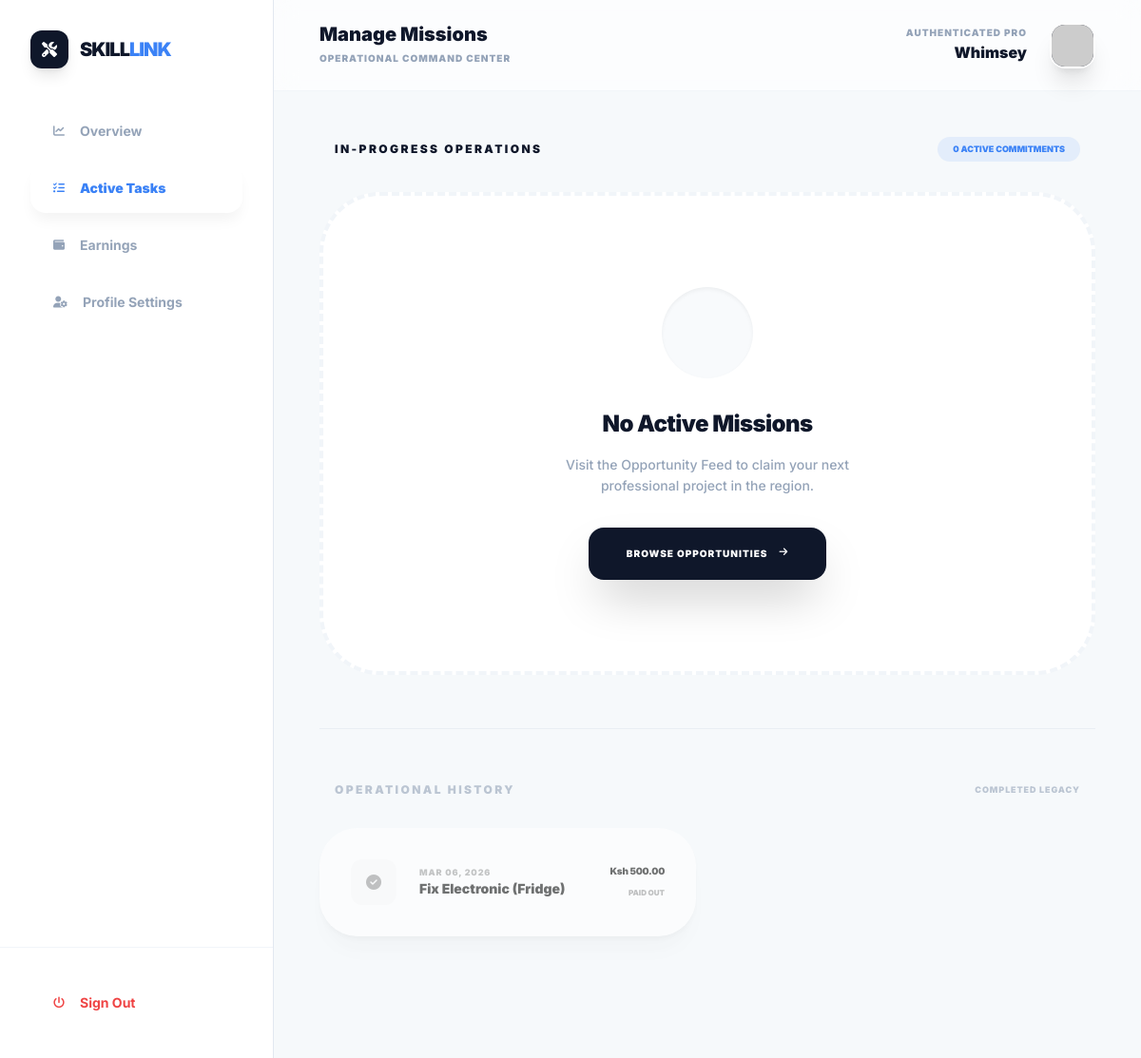
Page /worker/manage-tasks.php (signed in) on the committed database.
### tables this page shows
CREATE TABLE `tasks` (
  `id` int(11) NOT NULL,
  `client_id` int(11) NOT NULL,
  `category_id` int(11) NOT NULL,
  `worker_id` int(11) DEFAULT NULL,
  `title` varchar(255) NOT NULL,
  `description` text NOT NULL,
  `location_name` varchar(255) NOT NULL,
  `latitude` decimal(10,8) DEFAULT NULL,
  `longitude` decimal(11,8) DEFAULT NULL,
  `budget` decimal(10,2) DEFAULT 0.00,
  `budget_type` enum('fixed','negotiable') DEFAULT 'fixed',
  `status` enum('open','assigned','in_progress','completed','finalized','cancelled') NOT NULL DEFAULT 'open',
  `created_at` timestamp NOT NULL DEFAULT current_timestamp(),
  `updated_at` timestamp NOT NULL DEFAULT current_timestamp() ON UPDATE current_timestamp()
);

### worker/manage-tasks.php (the view, shortened to what this page needs)
<?php
$base_dir = dirname(__DIR__);
require_once $base_dir . '/includes/config.php';
$worker_id = $_SESSION['user_id'];
$user_name = $_SESSION['full_name'];
$active_tasks = $conn->query("SELECT t.*, u.full_name as client_name, c.cat_name
                              FROM tasks t
                              JOIN users u ON t.client_id = u.id
                              JOIN categories c ON t.category_id = c.id
                              WHERE t.worker_id = '$worker_id'
                              AND t.status IN ('assigned', 'in_progress')
                              ORDER BY t.updated_at DESC");
$history_tasks = $conn->query("SELECT t.*, u.full_name as client_name, c.cat_name
                               FROM tasks t
                               JOIN users u ON t.client_id = u.id
                               JOIN categories c ON t.category_id = c.id
                               WHERE t.worker_id = '$worker_id'
                               AND t.status = 'completed'
                               ORDER BY t.updated_at DESC LIMIT 10");
?>
<!DOCTYPE html>
<html lang="en">
<head>
    <script src="https://cdn.tailwindcss.com"></script>
    <link rel="stylesheet" href="https://cdnjs.cloudflare.com/ajax/libs/font-awesome/6.4.0/css/all.min.css">
</head>
<body class="bg-[#f8fafc] font-sans antialiased text-slate-900 overflow-hidden">
    <div class="flex h-screen overflow-hidden">
        <aside class="w-72 glass-sidebar border-r border-slate-200 flex flex-col z-50">
            <div class="p-8">
                <div class="flex items-center gap-3 mb-10">
                    <div class="w-10 h-10 bg-slate-900 text-white rounded-xl flex items-center justify-center shadow-lg">
                        <i class="fas fa-screwdriver-wrench"></i>
                    </div>
                    <span class="text-xl font-black tracking-tighter uppercase">Skill<span class="text-skill-blue">Link</span></span>
                </div>
                <nav class="space-y-2">
                    <a href="dashboard.php" class="flex items-center gap-4 px-6 py-4 text-slate-400 hover:text-skill-blue transition-all rounded-2xl font-bold text-sm">
                        <i class="fas fa-chart-line text-xs"></i> Overview
                    </a>
                    <a href="manage-tasks.php" class="active-nav flex items-center gap-4 px-6 py-4 rounded-2xl font-black text-sm transition-all text-skill-blue">
                        <i class="fas fa-list-check text-xs"></i> Active Tasks
                    </a>
                    <a href="earnings.php" class="flex items-center gap-4 px-6 py-4 text-slate-400 hover:text-skill-blue transition-all rounded-2xl font-bold text-sm">
                        <i class="fas fa-wallet text-xs"></i> Earnings
                    </a>
                    <a href="edit-profile.php" class="flex items-center gap-4 px-6 py-4 text-slate-400 hover:text-skill-blue transition-all rounded-2xl font-bold text-sm">
                        <i class="fas fa-user-gear text-xs"></i> Profile Settings
                    </a>
                </nav>
            </div>
            <div class="mt-auto p-8 border-t border-slate-100">
                <a href="../auth/logout.php" class="flex items-center gap-4 px-6 py-4 text-red-500 hover:bg-red-50 rounded-2xl font-bold text-sm transition-all">
                    <i class="fas fa-power-off text-xs"></i> Sign Out
                </a>
            </div>
        </aside>
        <main class="flex-1 flex flex-col overflow-hidden relative">
            <header class="h-24 flex items-center justify-between px-12 bg-white/50 backdrop-blur-md border-b border-slate-100 relative z-20">
                <div>
                    <h1 class="text-xl font-black text-slate-900 leading-none">Manage Missions</h1>
                    <p class="text-[10px] font-black text-slate-400 uppercase tracking-widest mt-2">Operational Command Center</p>
                </div>
                <div class="flex items-center gap-6">
                    <div class="text-right">
                        <p class="text-[10px] font-black text-slate-400 uppercase tracking-widest leading-none mb-1">Authenticated Pro</p>
                        <p class="font-black text-slate-900"><?php echo $user_name; ?></p>
                    </div>
                    <div class="w-12 h-12 bg-slate-900 rounded-2xl overflow-hidden border-2 border-white shadow-xl">
                        <img src="https://ui-avatars.com/api/?name=<?php echo urlencode($user_name); ?>&background=0f172a&color=fff" alt="User">
                    </div>
                </div>
            </header>
            <section class="flex-1 overflow-y-auto p-12 custom-scroll bg-[#f1f5f9]/30">
                <div class="max-w-6xl mx-auto space-y-14">
                    <div class="space-y-8">
                        <div class="flex items-center justify-between px-4">
                            <h3 class="text-xs font-black text-slate-900 uppercase tracking-[0.2em]">In-Progress Operations</h3>
                            <span class="px-4 py-1.5 bg-skill-blue/10 text-skill-blue text-[9px] font-black uppercase rounded-full"><?php echo $active_tasks->num_rows; ?> Active Commitments</span>
                        </div>
                        <div class="grid grid-cols-1 gap-8">
                            <?php if($active_tasks->num_rows > 0): ?>
                                <?php while($task = $active_tasks->fetch_assoc()): ?>
                                <div class="elite-card rounded-[3.5rem] overflow-hidden group hover:border-skill-blue/40">
                                    <div class="flex flex-col md:flex-row">
                                        <div class="flex-1 p-10 space-y-6">
                                            <div class="flex items-center gap-4">
                                                <span class="px-3 py-1 bg-slate-100 text-slate-500 text-[9px] font-black uppercase rounded-md tracking-widest"><?php echo $task['cat_name']; ?></span>
                                                <span class="badge-<?php echo ($task['status'] == 'assigned') ? 'assigned' : 'progress'; ?> px-3 py-1 text-[9px] font-black uppercase rounded-md tracking-widest">
                                                    <?php echo str_replace('_', ' ', $task['status']); ?>
                                                </span>
                                            </div>
                                            <h2 class="text-2xl font-black text-slate-900 tracking-tight"><?php echo $task['title']; ?></h2>
                                            <p class="text-sm text-slate-500 font-medium leading-relaxed line-clamp-2 italic">"<?php echo $task['description']; ?>"</p>
                                            <div class="flex items-center gap-8 pt-4">
                                                <div class="flex items-center gap-3">
                                                    <div class="w-8 h-8 bg-skill-blue/10 text-skill-blue rounded-lg flex items-center justify-center text-xs"><i class="fas fa-map-pin"></i></div>
                                                    <p class="text-[11px] font-black text-slate-900 uppercase tracking-tight"><?php echo $task['location_name']; ?></p>
                                                </div>
                                                <div class="flex items-center gap-3">
                                                    <div class="w-8 h-8 bg-green-50 text-green-600 rounded-lg flex items-center justify-center text-xs"><i class="fas fa-wallet"></i></div>
                                                    <p class="text-[11px] font-black text-slate-900 uppercase tracking-tight">Ksh <?php echo number_format($task['budget'], 2); ?></p>
                                                </div>
                                            </div>
                                        </div>
                                        <div class="w-full md:w-96 bg-slate-50 border-l border-slate-100 p-10 flex flex-col justify-between">
                                            <div class="flex items-center gap-4 mb-8">
                                                <div class="w-12 h-12 rounded-2xl overflow-hidden border-2 border-white shadow-lg">
                                                    <img src="https://ui-avatars.com/api/?name=<?php echo urlencode($task['client_name']); ?>&background=random" class="w-full h-full object-cover">
                                                </div>
                                                <div>
                                                    <p class="text-[9px] font-black text-slate-400 uppercase tracking-widest">Contracting Client</p>
                                                    <p class="text-sm font-black text-slate-900"><?php echo $task['client_name']; ?></p>
                                                </div>
                                            </div>
                                            <div class="space-y-3">
                                                <?php if($task['status'] == 'assigned'): ?>
                                                    <a href="update-status.php?id=<?php echo $task['id']; ?>&to=in_progress"
                                                       class="block w-full py-4 bg-slate-900 text-white rounded-2xl text-center font-black text-[10px] uppercase tracking-widest hover:bg-skill-blue transition-all shadow-xl">
                                                        Deploy to Site <i class="fas fa-person-running ml-2"></i>
                                                    </a>
                                                <?php else: ?>
                                                    <a href="update-status.php?id=<?php echo $task['id']; ?>&to=completed"
                                                       class="block w-full py-4 bg-green-600 text-white rounded-2xl text-center font-black text-[10px] uppercase tracking-widest hover:bg-green-700 transition-all shadow-xl">
                                                        Mark as Finished <i class="fas fa-check-double ml-2"></i>
                                                    </a>
                                                <?php endif; ?>
                                                <a href="https://wa.me/254123456789" target="_blank" class="block w-full py-4 border border-slate-200 text-slate-600 rounded-2xl text-center font-black text-[10px] uppercase tracking-widest hover:bg-white hover:text-skill-blue transition-all">
                                                    Contact via WhatsApp <i class="fab fa-whatsapp ml-2"></i>
                                                </a>
                                            </div>
                                        </div>
                                    </div>
                                </div>
                                <?php endwhile; ?>
                            <?php else: ?>
                                <div class="bg-white rounded-[4rem] p-24 text-center border-4 border-dashed border-slate-100 group transition-all">
                                    <div class="w-24 h-24 bg-slate-50 rounded-full flex items-center justify-center mx-auto mb-8 shadow-inner">
                                    </div>
                                    <h4 class="text-2xl font-black text-slate-900 tracking-tight">No Active Missions</h4>
                                    <p class="text-sm text-slate-400 font-medium max-w-sm mx-auto mt-4 leading-relaxed">Visit the Opportunity Feed to claim your next professional project in the region.</p>
                                    <a href="dashboard.php" class="inline-flex mt-8 px-10 py-5 bg-slate-900 text-white rounded-2xl font-black text-[10px] uppercase tracking-widest hover:bg-skill-blue shadow-2xl transition-all">
                                        Browse Opportunities <i class="fas fa-arrow-right ml-3"></i>
                                    </a>
                                </div>
                            <?php endif; ?>
                        </div>
                    </div>
                    <?php if($history_tasks->num_rows > 0): ?>
                    <div class="space-y-8 pb-20 opacity-60 hover:opacity-100 transition-opacity">
                        <div class="flex items-center justify-between px-4 border-t border-slate-200 pt-14">
                            <h3 class="text-xs font-black text-slate-400 uppercase tracking-[0.2em]">Operational History</h3>
                            <span class="text-[9px] font-black text-slate-400 uppercase tracking-widest">Completed Legacy</span>
                        </div>
                        <div class="grid grid-cols-1 md:grid-cols-2 gap-6">
                            <?php while($history = $history_tasks->fetch_assoc()): ?>
                            <div class="elite-card p-8 rounded-[2.5rem] flex items-center justify-between grayscale hover:grayscale-0 transition-all">
                                <div class="flex items-center gap-6">
                                    <div class="w-12 h-12 bg-green-50 text-green-500 rounded-xl flex items-center justify-center"><i class="fas fa-check-circle"></i></div>
                                    <div>
                                        <p class="text-[9px] font-black text-slate-400 uppercase tracking-widest"><?php echo date('M d, Y', strtotime($history['updated_at'])); ?></p>
                                        <h4 class="text-sm font-black text-slate-900"><?php echo $history['title']; ?></h4>
                                    </div>
                                </div>
                                <div class="text-right">
                                    <p class="text-[10px] font-black text-slate-900 tracking-tight">Ksh <?php echo number_format($history['budget'], 2); ?></p>
                                    <span class="text-[8px] font-black uppercase text-green-500">Paid Out</span>
                                </div>
                            </div>
                            <?php endwhile; ?>
                        </div>
                    </div>
                    <?php endif; ?>
                </div>
            </section>
        </main>
    </div>
</body>
</html>

### worker/manage-tasks.php (style rules this page uses)
.glass-sidebar { background: rgba(255, 255, 255, 0.9); backdrop-filter: blur(20px); }
.elite-card { background: white; border: 1px solid rgba(255, 255, 255, 0.6); box-shadow: 0 4px 6px -1px rgba(0, 0, 0, 0.05), 0 20px 25px -5px rgba(0, 0, 0, 0.04); transition: all 0.4s cubic-bezier(0.4, 0, 0.2, 1); }
.active-nav { background: white; box-shadow: 0 10px 15px -3px rgba(0, 0, 0, 0.05); color: skill-blue !important; border-radius: 1.25rem; }

### rows in the picture
tasks: updated_at "MAR 06, 2026", title "Fix Electronic (Fridge)", budget "500.00"

### other values in the picture
$user_name "Whimsey"
$active_tasks->num_rows "0"
